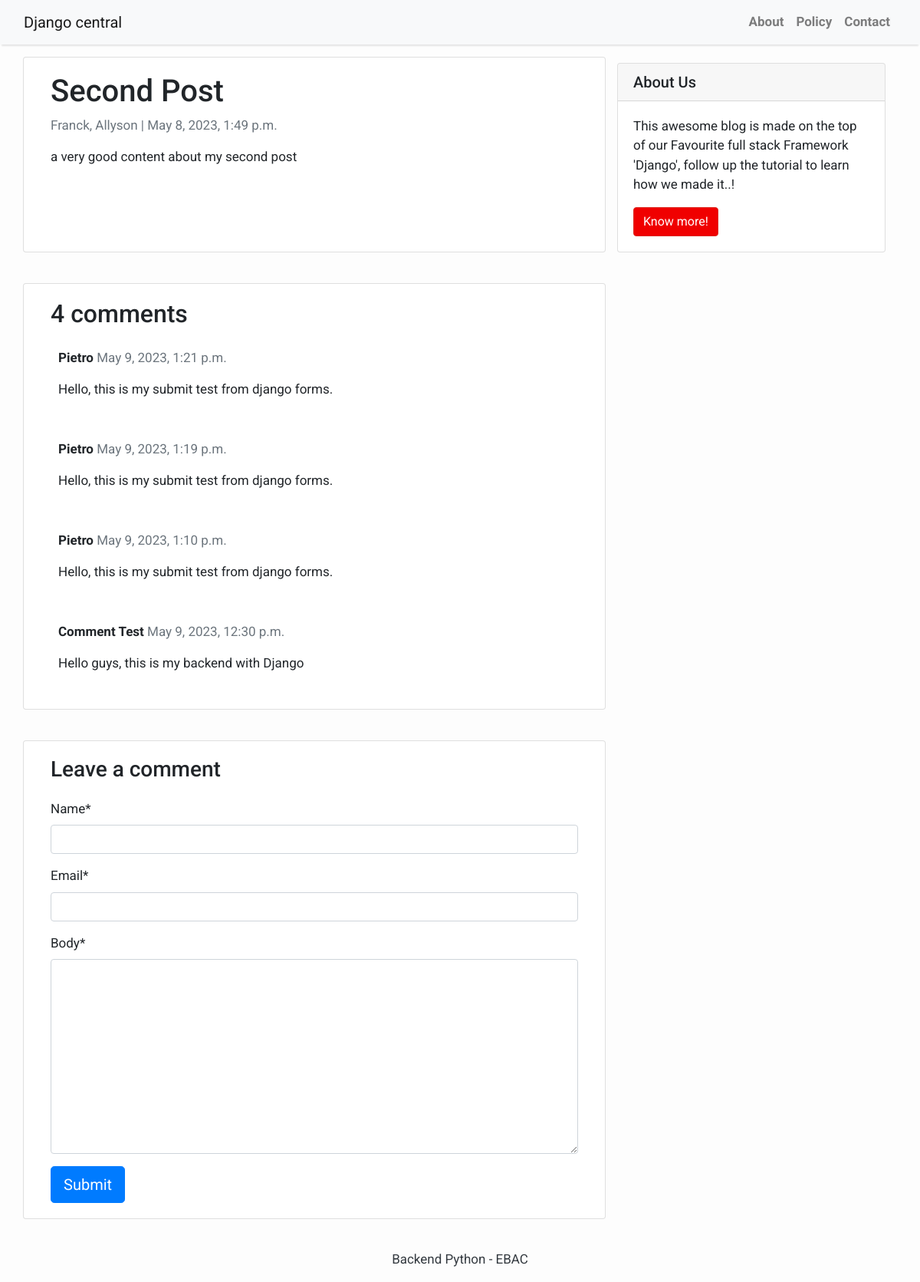
Screenshot of /home/second-post/ with the database file from the repository.
### blog/models/post.py (models this page shows, shortened)
class Post(models.Model):
    title = models.CharField(max_length=200, unique=False)
    slug = models.SlugField(max_length=200, unique=True)
    author = models.ForeignKey(Author, on_delete=models.CASCADE, related_name="blog_posts")
    updated_on = models.DateTimeField(auto_now=True)
    content = models.TextField()
    created_on = models.DateTimeField(auto_now_add=True)
    status = models.IntegerField(choices=STATUS, default=0)
    category = models.ForeignKey(Category, on_delete=models.SET_DEFAULT, default=None, null=True)
    class Meta:
        ordering = ['-created_on']

### blog/models/author.py (models this page shows)
class Author(models.Model):
    user = models.OneToOneField(User, on_delete=models.CASCADE)
    bio = models.TextField()
    photo = models.ImageField(upload_to='authors/', blank=True, null=True)
    def __str__(self):
        return f"{self.user.first_name}, {self.user.last_name}"

### blog/models/comment.py (models this page shows, shortened)
class Comment(models.Model):
    post = models.ForeignKey(Post, on_delete=models.CASCADE, related_name="comments")
    name = models.CharField(max_length=80)
    email = models.EmailField()
    body = models.TextField()
    created_on = models.DateTimeField(auto_now_add=True)
    active = models.BooleanField(default=False)
    class Meta:
        ordering = ["created_on"]

### blog/views/post_view.py (the view)
# urls.py: path("<slug:slug>/", views.post_detail, name="post_detail")
def post_detail(request, slug):
    template_name = "post_detail.html"
    post = get_object_or_404(Post, slug=slug)
    comments = post.comments.filter(active=True).order_by("-created_on")
    new_comment = None
    if request.method == "POST":
        comment_form = CommentForm(data=request.POST)
        if comment_form.is_valid():
            new_comment = comment_form.save(commit=False)
            new_comment.post = post
            new_comment.save()
    else:
        comment_form = CommentForm()
    return render(
        request,
        template_name,
        {
            "post": post,
            "comments": comments,
            "new_comment": new_comment,
            "comment_form": comment_form,
        },
    )

### blog/forms.py
class CommentForm(forms.ModelForm):
    class Meta:
        model = Comment
        fields = ("name", "email", "body")

### templates/post_detail.html (shortened to what this page needs)
{% extends 'base.html' %} {% block content %}
{% load crispy_forms_tags %}
<div class="container">
    <div class="row">
        <div class="col-md-8 card mb-4  mt-3 left  top">
            <div class="card-body">
                <h1>{% block title %} {{ post.title }} {% endblock title %}</h1>
                <p class=" text-muted">{{ post.author }} | {{ post.created_on }}</p>
                <p class="card-text ">{{ post.content | safe }}</p>
            </div>
        </div>
        {% block sidebar %} {% include 'sidebar.html' %} {% endblock sidebar %}
        <div class="col-md-8 card mb-4  mt-3 ">
            <div class="card-body">
                {% with comments.count as total_comments %}
                <h2>{{ total_comments }} comments</h2>
                    {% endwith %} {% for comment in comments %}
                <div class="comments" style="padding: 10px;">
                    <p class="font-weight-bold">
                        {{ comment.name }}
                        <span class=" text-muted font-weight-normal">
              {{ comment.created_on }}
            </span>
                    </p>
                    {{ comment.body | linebreaks }}
                </div>
                {% endfor %}
            </div>
        </div>
        <div class="col-md-8 card mb-4  mt-3 ">
            <div class="card-body">
                {% if new_comment %}
                <div class="alert alert-success" role="alert">
                    Your comment is awaiting moderation
                </div>
                {% else %}
                <h3>Leave a comment</h3>
                <form method="post" style="margin-top: 1.3em;">
                    {{ comment_form | crispy }}
                    <button type="submit" class="btn btn-primary  btn-lg">Submit</button>
                </form>
                {% endif %}
            </div>
        </div>
    </div>
</div>
{% endblock content %}

### templates/base.html (style rules this page uses)
body { font-family: "Roboto", sans-serif; font-size: 17px; background-color: #fdfdfd; }

### rows the page displays
Post: title "Second Post", author "Franck, Allyson", created_on "May 8, 2023, 1:49 p.m.", content "a very good content about my second post"
Comment: name "Pietro", created_on "May 9, 2023, 1:21 p.m.", body "Hello, this is my submit test from django forms."
Comment: name "Pietro", created_on "May 9, 2023, 1:19 p.m.", body "Hello, this is my submit test from django forms."
Comment: name "Pietro", created_on "May 9, 2023, 1:10 p.m.", body "Hello, this is my submit test from django forms."
Comment: name "Comment Test", created_on "May 9, 2023, 12:30 p.m.", body "Hello guys, this is my backend with Django"

### other values shown
{{ total_comments }} "4"
